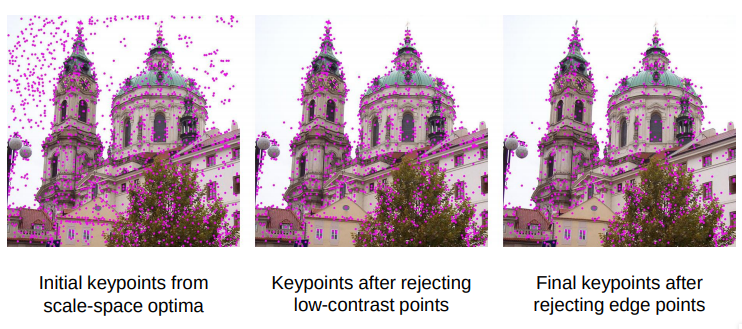
#> input picture img/img1.png, 742 x 329 px
$ python smart_invert.py ../../img/img1.png
#> lines starting #> are read from the running program, lines starting #| are printed output that depends on the picture; after the words box and inside, x2 and y2 are one past the last pixel; in counts of white or black regions, pixels touching at a corner belong together
#> further down, src is the input picture: shape (329, 742, 3); mean B, G, R 194.2, 184.9, 202.9
#> slider 'Draw Contours' is set to 1
#> slider 'Contours Threshold' is set to 85
#> slider 'Invert Output' is set to 1
### src/box_invert/inversion_filter.py
from box_invert import *

def apply(src, inversion_mask=None):
    """
    Apply a clean inversion of white and black image elements, with exception
    of regions defined in the inversion mask.

    """
    res = src.copy()

    b = cv2.getTrackbarPos(B,'image')
    w = cv2.getTrackbarPos(W,'image')
    k = cv2.getTrackbarPos(K,'image')

    # select black and white elements
    mask_b_txt = 255 - cv2.threshold(res, b, 255, cv2.THRESH_BINARY)[1][:,:,0]
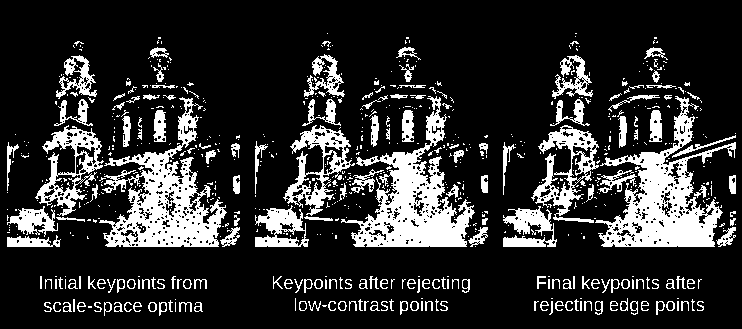
#> mask_b_txt: shape (329, 742); 18.9% white; 726 white regions (538 under 20 px), largest, box (x1, y1, x2, y2) and area: (595, 96, 736, 247) 7244, (341, 96, 475, 247) 7020, (99, 97, 227, 247) 7015
    mask_w_txt = cv2.threshold(res, w, 255, cv2.THRESH_BINARY)[1][:,:,0]
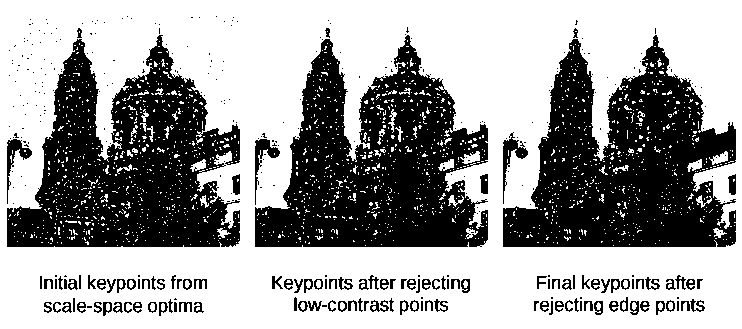
#> mask_w_txt: shape (329, 742); 62% white; 377 black regions (258 under 20 px), largest, box (x1, y1, x2, y2) and area: (503, 35, 736, 247) 28889, (255, 35, 488, 247) 28365, (7, 35, 240, 247) 28015

    # create mask for black and white elmements
    mask = (np.logical_or(mask_b_txt==255, mask_w_txt==255) * 255)
#> mask: shape (329, 742) int64; 80.9% white; 1821 black regions (1733 under 20 px), largest, box (x1, y1, x2, y2) and area: (7, 51, 240, 247) 9843, (285, 48, 488, 247) 9589, (530, 51, 736, 247) 9312

    # if "closing" morphological filter kernel-size is non-zero
    if k != 0:
        # apply filter to close out small noise features in mask
        kernel = np.ones((k,k),np.uint8)
        mask = cv2.dilate(mask.astype(np.uint8),kernel,iterations = 1)
#> mask: shape (329, 742); 94.8% white; 414 black regions (324 under 20 px), largest, box (x1, y1, x2, y2) and area: (305, 220, 359, 246) 848, (555, 221, 607, 246) 813, (619, 89, 679, 153) 779
        mask = cv2.erode(mask.astype(np.uint8),kernel,iterations = 1)
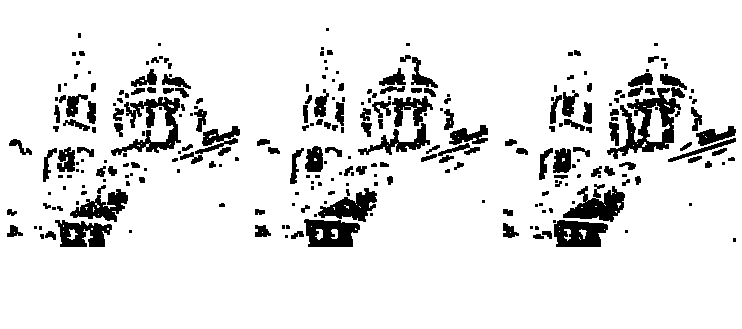
#> mask: shape (329, 742); 89.6% white; 272 black regions (117 under 20 px), largest, box (x1, y1, x2, y2) and area: (607, 88, 681, 159) 1883, (111, 97, 181, 156) 1485, (563, 184, 625, 222) 1254

    # remove user-drawn regions from mask
    if type(inversion_mask) != type(None):
        mask = np.logical_and(mask==255, inversion_mask==255) * 255

    # invert image where mask is defined
    for i in range(mask.shape[0]):
        for j in range(mask.shape[1]):
            res[i][j] = 255 - res[i][j] if mask[i][j] else res[i][j]
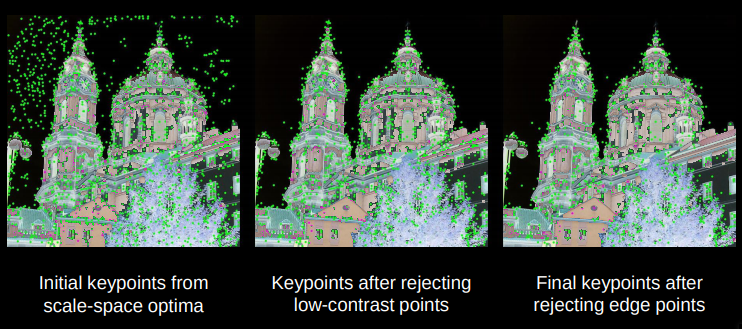
#> res: shape (329, 742, 3); mean B, G, R 65.8, 74.7, 61.7

    return res

### src/box_invert/find_contours.py
from box_invert import *

def paint_contours(img):
    contours = get_contours(img)
    cv2.drawContours(img, contours, -1, (0,255,0), -1)

def get_contours(img):

    res = img.copy()
    thresh = cv2.getTrackbarPos(T, 'image')

    imgray = cv2.cvtColor(res, cv2.COLOR_BGR2GRAY)
    ret, thresh = cv2.threshold(imgray, thresh, 255, 0)
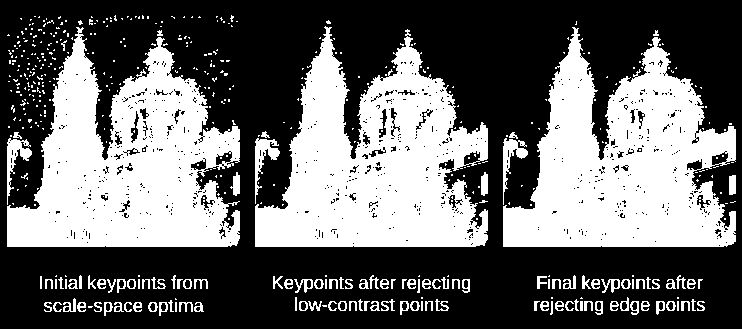
#> thresh: shape (329, 742); 40.7% white; 492 white regions (373 under 20 px)
#> ret = 85
    contours, hierarchy = cv2.findContours(thresh, cv2.RETR_TREE, cv2.CHAIN_APPROX_SIMPLE)
#> contours = 1401 contours, 1245 with area under 20; largest, box (x1, y1, x2, y2) and area: (7, 27, 240, 247) 30658, (255, 26, 488, 247) 30633, (503, 27, 736, 247) 30558, (7, 138, 32, 205) 468, (255, 138, 280, 204) 460

    return contours

### src/box_invert/smart_invert.py
from box_invert import *
import box_invert.mouse_callback as mouse
from box_invert.inversion_filter import apply
from box_invert.find_contours import paint_contours

src = cv2.imread(sys.argv[1])

mouse.img = np.ones((src.shape[0], src.shape[1])) * 255

cv2.namedWindow('image')

def create_trackbars():
    # create empty function for trackbar callback
    def nothing(x):
        pass

    # create trackbars for parameter change
    cv2.createTrackbar(B,'image',108,255,nothing)
    cv2.createTrackbar(W,'image',190,255,nothing)
    cv2.createTrackbar(K,'image',3,10,nothing)
    cv2.createTrackbar(C,'image',0,1,nothing)
    cv2.createTrackbar(T,'image',0,255,nothing)
    cv2.createTrackbar(I,'image',0,1,nothing)

create_trackbars()

cv2.setMouseCallback('image', mouse.draw_circle)

while(1):
    # apply filter to image and show
    img = apply(src, mouse.img)
    if cv2.getTrackbarPos(C, 'image') == 1:
        paint_contours(img)
#> in paint_contours, `cv2.drawContours(img, contours, -1, (0,255,0), -1)`:
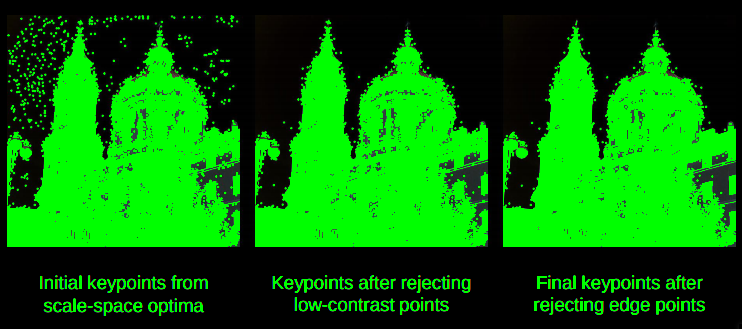
#> img: shape (329, 742, 3); mean B, G, R 3.4, 107.9, 3.4
    if cv2.getTrackbarPos(I, 'image') == 1:
        img = 255 - img
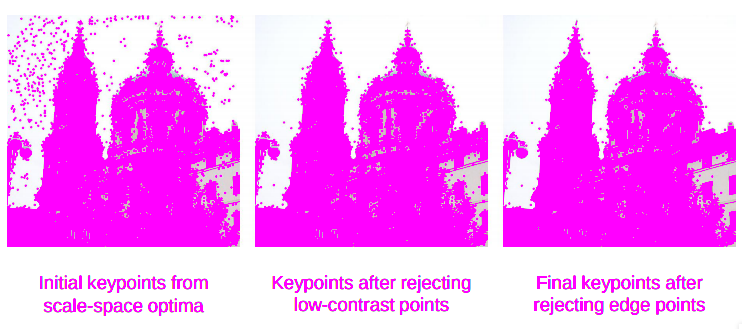
#> img: shape (329, 742, 3); mean B, G, R 251.6, 147.1, 251.6

    cv2.imshow('image',img)

    # wait for user-exit
    k = cv2.waitKey(1) & 0xFF
#> (key Esc is pressed here)
    if k == ord('m'):
        mode = not mode
    elif k == 27:
        break

cv2.destroyAllWindows()

$ run again, on img/img3.png
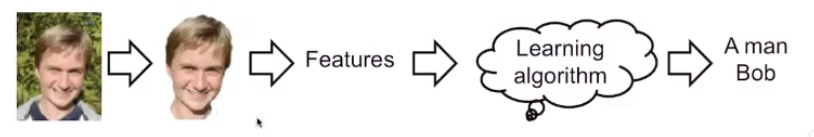
#> input picture img/img3.png, 814 x 137 px
#> src is the input picture: shape (137, 814, 3); mean B, G, R 224.6, 227.9, 231.3
#> in apply, `mask_b_txt = 255 - cv2.threshold(res, b, 255, cv2.THRESH_BINARY)[1][:,..`:
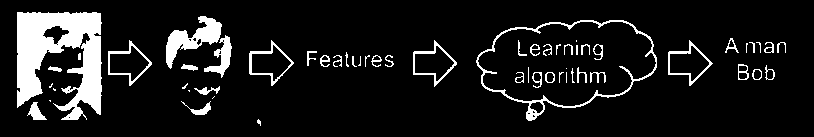
#> mask_b_txt: shape (137, 814); 10.5% white; 58 white regions (17 under 20 px), largest, box (x1, y1, x2, y2) and area: (17, 12, 102, 120) 5592, (476, 20, 657, 121) 1275, (166, 16, 222, 69) 1133
#> mask_w_txt: shape (137, 814); 81.4% white; 42 black regions (2 under 20 px), largest, box (x1, y1, x2, y2) and area: (16, 12, 102, 121) 9010, (165, 15, 233, 119) 5305, (476, 19, 658, 122) 1864
#> thresh: shape (137, 814); 17.7% white; 42 white regions (2 under 20 px)
#> ret = 85
#> in get_contours, `contours, hierarchy = cv2.findContours(thresh, cv2.RETR_TREE, cv2.CHAI..`: contours = 71 contours, 14 with area under 20; largest, box (x1, y1, x2, y2) and area: (476, 19, 658, 122) 12394, (478, 21, 656, 107) 11068, (17, 12, 102, 121) 8610, (166, 15, 232, 119) 5107, (107, 40, 153, 87) 1074
#> `img = 255 - img`:
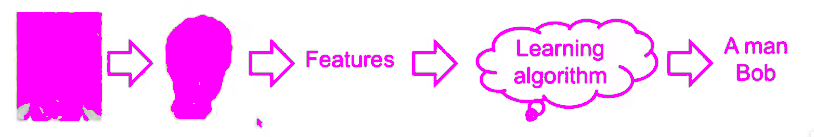
#> img: shape (137, 814, 3); mean B, G, R 253.1, 207.8, 253.3

$ run again, on img/res1.png
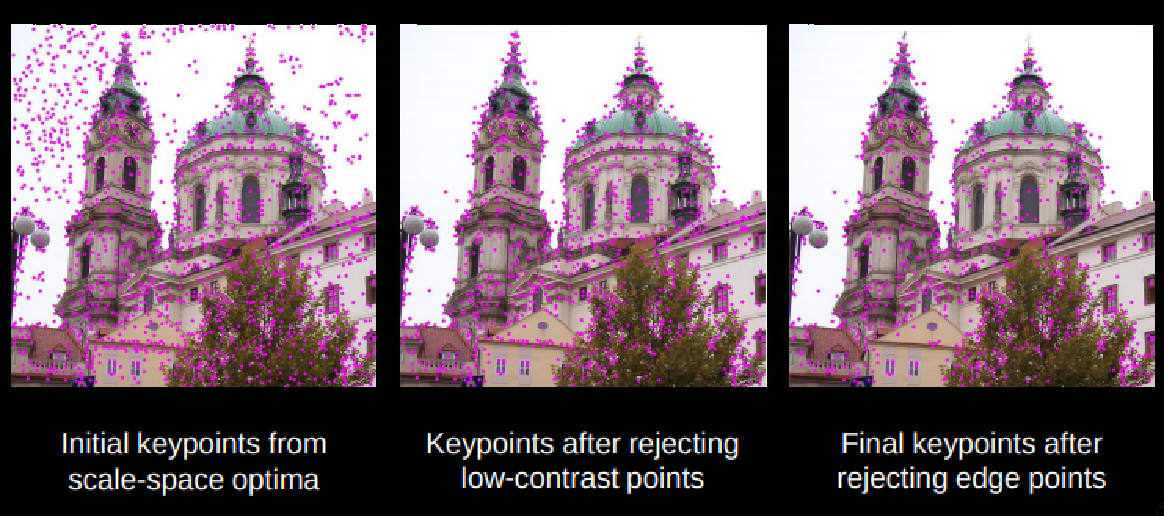
#> input picture img/res1.png, 1164 x 516 px
#> src is the input picture: shape (516, 1164, 3); mean B, G, R 116.7, 107.4, 125.4
#> in apply, `mask_b_txt = 255 - cv2.threshold(res, b, 255, cv2.THRESH_BINARY)[1][:,..`:
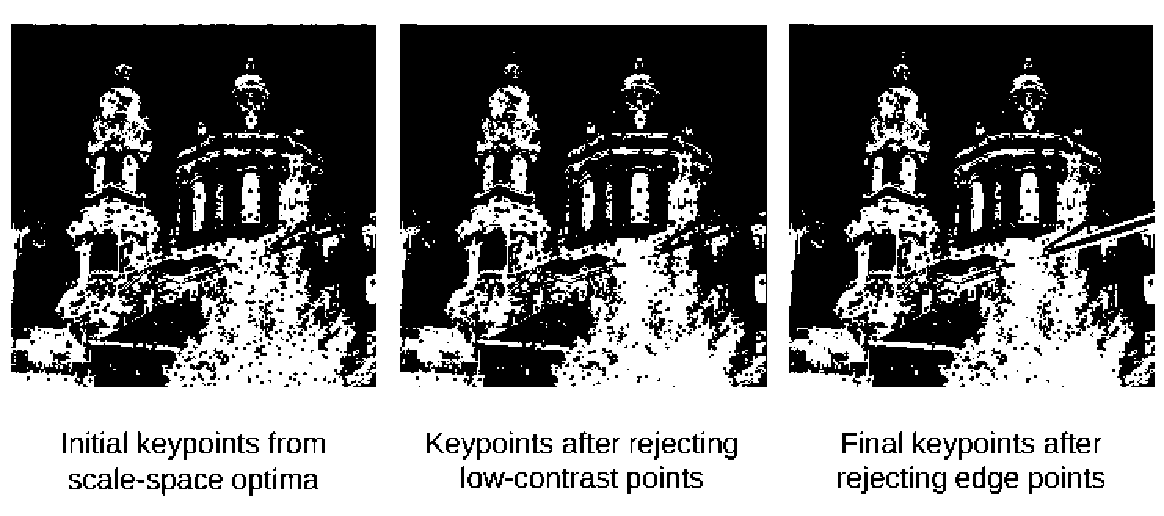
#> mask_b_txt: shape (516, 1164); 49.4% white; 602 white regions (436 under 20 px), largest, box (x1, y1, x2, y2) and area: (0, 0, 1164, 516) 255686, (833, 196, 940, 350) 5489, (444, 196, 557, 339) 5131
#> mask_w_txt: shape (516, 1164); 31.6% white; 1990 white regions (1663 under 20 px), largest, box (x1, y1, x2, y2) and area: (400, 24, 767, 387) 55039, (11, 24, 376, 332) 51605, (789, 24, 1155, 328) 51348
#> thresh: shape (516, 1164); 71.5% white; 940 black regions (751 under 20 px)
#> ret = 85
#> in get_contours, `contours, hierarchy = cv2.findContours(thresh, cv2.RETR_TREE, cv2.CHAI..`: contours = 1675 contours, 1374 with area under 20; largest, box (x1, y1, x2, y2) and area: (0, 0, 1164, 516) 598945, (399, 23, 768, 388) 55287, (788, 23, 1156, 329) 51520, (10, 23, 377, 329) 51366, (1085, 252, 1156, 321) 2537
#> `img = 255 - img`:
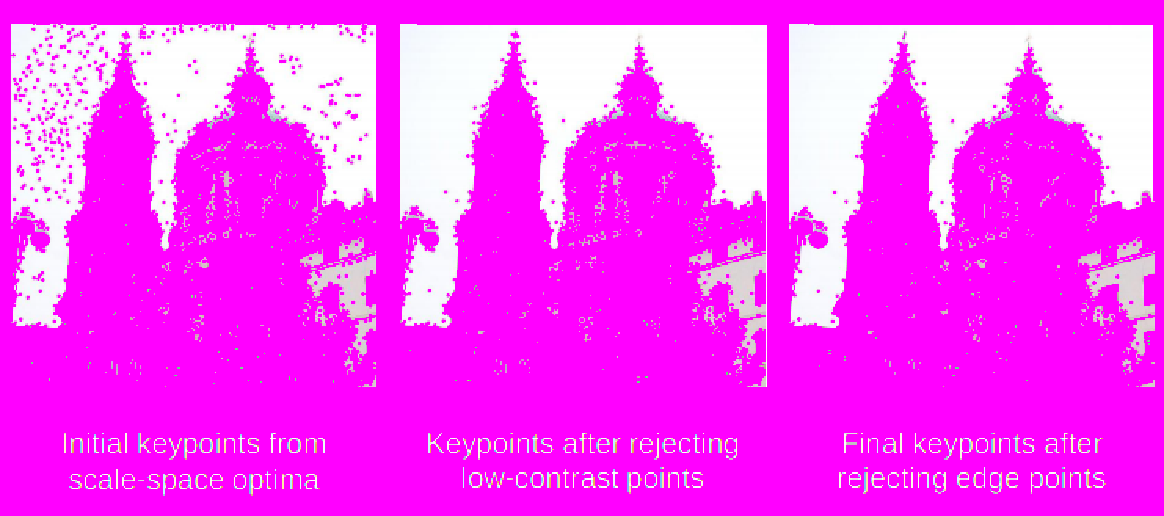
#> img: shape (516, 1164, 3); mean B, G, R 252, 68.9, 251.9
